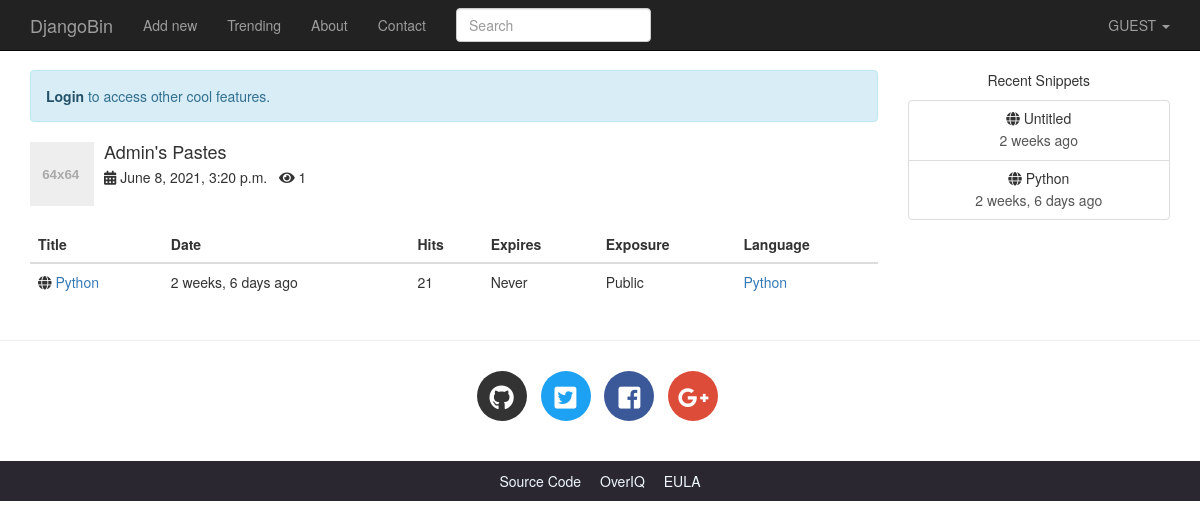
Screenshot of /user/admin/ with the database file from the repository.
### djangobin/models.py (models this page shows, shortened)
class Author(models.Model):
    user = models.OneToOneField(User, on_delete=models.CASCADE, related_name='profile')
    default_language = models.ForeignKey(Language, on_delete=models.CASCADE,
                                         default=get_default_language)
    default_exposure = models.CharField(max_length=10, choices=Pref.exposure_choices,
                                        default=Pref.SNIPPET_EXPOSURE_PUBLIC)
    default_expiration = models.CharField(max_length=10, choices=Pref.expiration_choices,
                                        default=Pref.SNIPPET_EXPIRE_NEVER)
    private = models.BooleanField(default=False)
    views = models.IntegerField(default=0)

class Snippet(models.Model):
    title = models.CharField(max_length=200, blank=True)
    original_code = models.TextField()
    highlighted_code = models.TextField(blank=True, help_text="Read only field. Will contain the"
                                    " syntax-highlited version of the original code.")
    expiration = models.CharField(max_length=10, choices=Pref.expiration_choices)
    exposure = models.CharField(max_length=10, choices=Pref.exposure_choices)
    hits = models.IntegerField(default=0, help_text='Read only field. '
                                                    'Will be updated after every visit to snippet.')
    slug = models.SlugField(help_text='Read only field. Will be filled automatically.')
    created_on = models.DateTimeField(auto_now_add=True)
    language = models.ForeignKey(Language, on_delete=models.CASCADE)
    user = models.ForeignKey(User, on_delete=models.CASCADE)
    tags = models.ManyToManyField('Tag', blank=True)
    class Meta:
        ordering = ['-created_on']
    def get_absolute_url(self):
        return reverse('djangobin:snippet_detail', args=[self.slug])

class Language(models.Model):
    name = models.CharField(max_length=100)
    lang_code = models.CharField(max_length=100, unique=True, verbose_name='Language Code')
    slug = models.SlugField(max_length=100, unique=True)
    mime = models.CharField(max_length=100, help_text='MIME to use when sending snippet as file.')
    file_extension = models.CharField(max_length=10)
    created_on = models.DateTimeField(auto_now_add=True)
    updated_on = models.DateTimeField(auto_now=True)
    class Meta:
        ordering = ['name']
    def __str__(self):
        return self.name
    def get_absolute_url(self):
        return reverse('djangobin:trending_snippets', args=[self.slug])

### djangobin/views.py (the view)
# urls.py: url(r'^user/(?P<username>[A-Za-z0-9]+)/$', views.profile, name='profile'),
def profile(request, username):
    user = get_object_or_404(User, username=username)
    if user.profile.private and request.user.username != user.username:
        raise Http404
    elif not user.profile.private and request.user.username != user.username:
        snippet_list = user.snippet_set.filter(exposure='public')
        user.profile.views += 1
        user.profile.save()
    else:
        snippet_list = user.snippet_set.all()
    snippets = paginate_result(request, snippet_list, 5)
    return render(request, 'djangobin/profile.html',
                  {'user' : user, 'snippets' : snippets } )

### djangobin/context_processors.py (called while the page is built)
def recent_snippets(request):
    return dict(recent_snippets=Snippet.objects.filter(exposure='public').order_by("-id")[:8])

### djangobin/utils.py (called while the page is built)
def paginate_result(request, object_list, item_per_page):
    paginator = Paginator(object_list, item_per_page)
    page = request.GET.get('page')
    try:
        results = paginator.page(page)
    except PageNotAnInteger:
        results = paginator.page(1)
    except EmptyPage:
        results = paginator.page(paginator.num_pages)
    return results

### djangobin/templates/djangobin/profile.html (shortened to what this page needs)
{% extends 'djangobin/base.html' %}
{% load static %}
{% load humanize %}
{% block main %}
    <div class="media post-meta">
        <div class="media-left">
            <a href="#">
                <img alt="64x64" class="media-object" data-src="holder.js/64x64" data-holder-rendered="true" style="width: 64px; height: 64px;">
            </a>
        </div>
        <div class="media-body">
            <h4 class="media-heading">{{ user.username|capfirst }}'s Pastes</h4>
            <p>
                <i class="fas fa-calendar-alt" data-toggle="tooltip" title="" data-original-title="Account creation date" ></i> {{ user.date_joined }} &nbsp;
                <i class="fas fa-eye" data-toggle="tooltip" title="" data-original-title="Visits to this page"></i> {{ user.profile.views }} &nbsp;
            </p>
        </div>
    </div>
    <table class="table">
        <thead>
        <tr>
            <th>Title</th>
            <th>Date</th>
            <th>Hits</th>
            <th class="hidden-md">Expires</th>
            <th class="hidden-md">Exposure</th>
            <th class="hidden-md">Language</th>
        </tr>
        </thead>
        <tbody>
        {% for snippet in snippets %}
            <tr>
                <td><i class="fas fa-globe"></i>
                    <a href="{{ snippet.get_absolute_url }}">{{ snippet.title|default:"Untitled" }}</a>
                </td>
                <td title="{{ snippet.created_on }}">{{ snippet.created_on|naturaltime }}</td>
                <td>{{ snippet.hits }}</td>
                <td>{{ snippet.expiration|capfirst }}</td>
                <td>{{ snippet.exposure|capfirst }}</td>
                <td><a href="{{ snippet.language.get_absolute_url }}">{{ snippet.language }}</a></td>
            </tr>
        {% endfor %}
        </tbody>
    </table>
{% endblock %}

### djangobin/templates/djangobin/base.html (shortened to what this page needs)
<!DOCTYPE html>
<html lang="en">
<head>
    {% load static %}
    {% load humanize %}
    <link rel="stylesheet" href="{% static 'djangobin/css/bootstrap.min.css' %}" >
    <link rel="stylesheet" href="{% static 'djangobin/css/bootstrap-select.min.css' %}" >
    <link href="https://use.fontawesome.com/releases/v5.0.7/css/all.css" rel="stylesheet">
    <link rel="stylesheet" href="{% static 'djangobin/css/main.css' %}">
    <link rel="stylesheet" href="{% static 'djangobin/css/default.css' %}">
</head>
<body>
<nav class="navbar navbar-default navbar-inverse navbar-fixed-top">
    <div class="container">
        <div class="navbar-header">
            <a class="navbar-brand" href="{% url 'djangobin:index' %}">DjangoBin</a>
        </div>
        <div class="collapse navbar-collapse" id="bs-example-navbar-collapse-1">
            <ul class="nav navbar-nav">
                <li {% if request.path == '/' %}class='active'{% endif %} >
                    <a href="{% url 'djangobin:index' %}">Add new</a>
                </li>
                <li {% if request.path == '/trending/' %}class='active'{% endif %}>
                    <a href="{% url 'djangobin:trending_snippets' %}">Trending<span class="sr-only">(current)</span></a>
                </li>
                <li {% if request.path == '/about/' %}class='active'{% endif %}>
                    <a href="{% url 'djangobin:about' %}">About</a>
                </li>
                <li {% if request.path == '/contact/' %}class='active'{% endif %}>
                    <a href="{% url 'djangobin:contact' %}">Contact</a>
                </li>
            </ul>
            <form action="{% url 'djangobin:search' %}" class="navbar-form navbar-left" method="get">
                <div class="form-group">
                    <input type="text" name="query" class="form-control"
                           placeholder="Search" value="{{ request.GET.query }}">
                </div>
            </form>
            <ul class="nav navbar-nav navbar-right">
                <li class="dropdown">
                    <a href="#" class="dropdown-toggle" data-toggle="dropdown" role="button"
                       aria-haspopup="true" aria-expanded="false">
                        {% if request.user.is_authenticated %}
                            {{ request.user.username|upper }}
                        {% else %}
                            GUEST
                        {% endif %}
                        <span class="caret"></span>
                    </a>
                </li>
            </ul>
        </div>
    </div>
</nav>
<div class="container">
    <div class="row">
        <div class="col-lg-9 col-md-9">
            {% if not request.user.is_authenticated and not request.path == '/login/'  %}
                <p class="alert alert-info">
                    <a href="{% url 'djangobin:login' %}?next={{ request.path }}" class="alert-link">Login</a> to access other cool features.
                </p>
            {% endif %}
            {% block main %}{% endblock %}
        </div>
        <div class="col-lg-3 col-md-3 text-center hidden-sm hidden-xs">
            <p>Recent Snippets</p>
            <div class="list-group">
                {% for recent_snippet in recent_snippets %}
                    <a href="{{ recent_snippet.get_absolute_url }}" class="list-group-item">
                        <h5 class="list-group-item-heading"><span class="fa fa-globe
"></span> {{ recent_snippet.title }}</h5>
                        <p class="list-group-item-text">{{ recent_snippet.created_on|naturaltime }}</p>
                    </a>
                {% endfor %}
            </div>
        </div>
    </div>
</div>
<hr>
<footer>
    <div class="social-icons">
        <div class="container text-center">
            <ul class="list-inline">
                <li class="list-inline-item social-github">
                    <a href="https://github.com/">
                        <i class="fab fa-github"></i>
                    </a>
                </li>
                <li class="list-inline-item social-twitter">
                    <a href="https://twitter.com/">
                        <i class="fab fa-twitter-square"></i>
                    </a>
                </li>
                <li class="list-inline-item social-facebook">
                    <a href="https://www.facebook.com/">
                        <i class="fab fa-facebook-square"></i>
                    </a>
                </li>
                <li class="list-inline-item social-google-plus">
                    <a href="https://plus.google.com/">
                        <i class="fab fa-google-plus-g"></i>
                    </a>
                </li>
            </ul>
        </div>
    </div>
    <div class="main-footer">
        <div class="container text-center">
            <ul>
                <li><a href="https://github.com/overiq/djangobin">Source Code</a></li>
                <li><a href="https://overiq.com/">OverIQ</a></li>
                <li><a href="{% url 'djangobin:eula' %}">EULA</a></li>
            </ul>
        </div>
    </div>
</footer>
</body>
</html>

### djangobin/static/djangobin/css/main.css (style rules this page uses)
body { padding-top: 70px; }
.social-icons { margin: 30px 0; }
footer .social-icons ul.list-inline li a { display: block; width: 50px; height: 50px; color: #fff; border-radius: 100%; font-size: 25px; line-height: 50px; }
footer .social-icons ul.list-inline li.social-github a { background-color: #333; transition: all .2s ease-in-out; }
footer .social-icons ul.list-inline li.social-twitter a { background-color: #1da1f2; transition: all .2s ease-in-out; }
footer .social-icons ul.list-inline li.social-facebook a { background-color: #3b5998; transition: all .2s ease-in-out; }
footer .social-icons ul.list-inline li.social-google-plus a { background-color: #dd4b39; transition: all .2s ease-in-out; }
.main-footer { background-color: #2a2730; }
.main-footer ul { margin-top: 10px; padding-left: 0; }
.main-footer li { display: inline; }
.main-footer li a { color: aliceblue; }
.main-footer li+ li { margin-left: 15px; }
.post-meta { margin-bottom: 20px; }

### rows the page displays
Snippet: title "Python", created_on "2 weeks, 6 days ago", hits "21", expiration "Never", exposure "Public", language "Python"
Snippet: title "Untitled", created_on "2 weeks ago"

### other values shown
{{ user.username|capfirst }} "Admin"
{{ user.date_joined }} "June 8, 2021, 3:20 p.m."
{{ user.profile.views }} "1"
